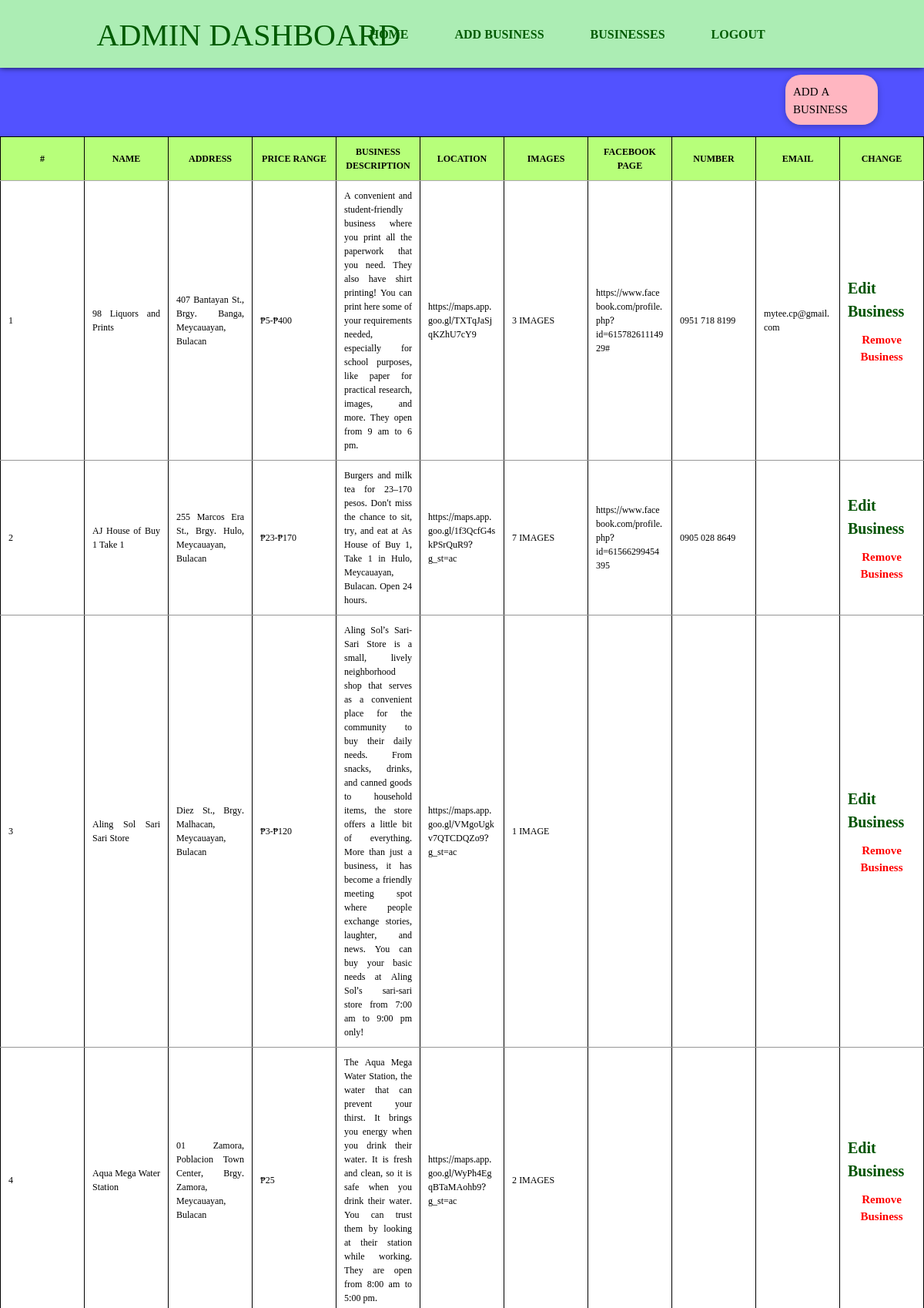
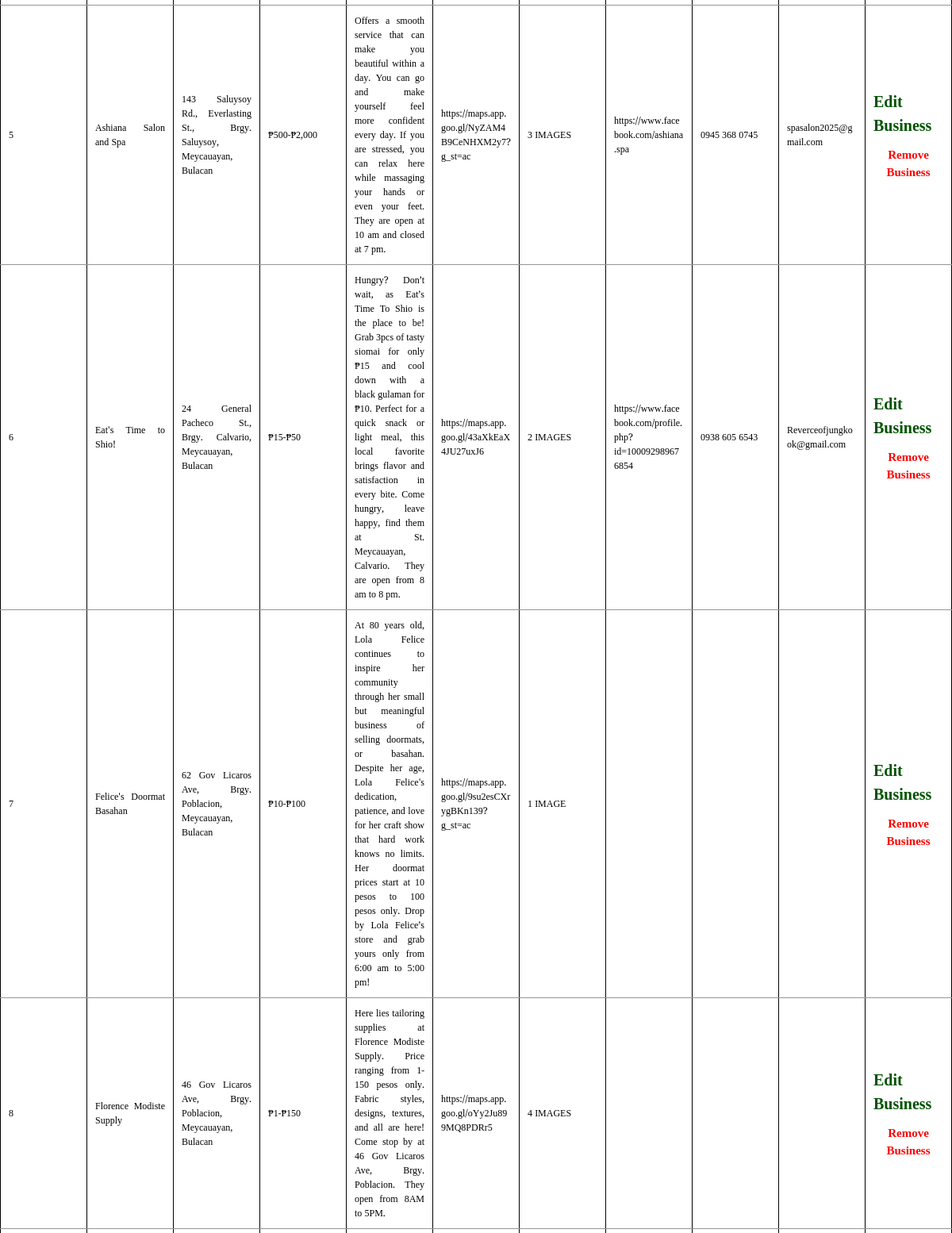
Screenshot of /admin_page.php (signed in, upper part) with the database file from the repository (2 pictures, top to bottom).
### tables this page shows
CREATE TABLE `businesses` (
  `Logo` text NOT NULL,
  `BusinessName` varchar(100) NOT NULL,
  `Address` varchar(150) NOT NULL,
  `Category` varchar(255) NOT NULL,
  `Menu` varchar(100) NOT NULL,
  `Price` varchar(100) NOT NULL,
  `BusinessDescription` text NOT NULL,
  `MAPLOCATION` text NOT NULL,
  `BusinessImage` text NOT NULL,
  `Contact` text NOT NULL,
  `Num` varchar(255) NOT NULL,
  `email` varchar(255) NOT NULL,
  `new_id` int(11) NOT NULL
);

### admin_page.php (the view, shortened to what this page needs)
<?php
require 'db_connect.php';
$result = mysqli_query($conn, "SELECT * FROM businesses ORDER BY BusinessName");
?>
<!DOCTYPE html>
<html lang="en">
<head>
    <link rel="stylesheet" href="admin_page.css">
    <link href="https://cdn.jsdelivr.net/npm/bootstrap@5.3.2/dist/css/bootstrap.min.css" rel="stylesheet">
</head>
<body>
    <header>
        <nav class="admin-nav">
            <h1>ADMIN DASHBOARD</h1>
            <ul id="admin-menu">
                <li><a href="index.php">Home</a></li>
                <li><a href="add_business.php">Add Business</a></li>
                <li><a href="browse.php">Businesses</a></li>
                <li><a href="logout.php">Logout</a></li>
            </ul>
        </nav>
    </header>
    <a class="submitbtn" href="add_business.php?">ADD A BUSINESS</a>
    <div class="admin-section">
        <table class="admin-table">
            <thead>
                <tr>
                    <th>#</th>
                    <th>NAME</th>
                    <th>ADDRESS</th>
                    <th>PRICE RANGE</th>
                    <th>BUSINESS DESCRIPTION</th>
                    <th>LOCATION</th>
                    <th>IMAGES</th>
                    <th>FACEBOOK PAGE</th>
                    <th>NUMBER</th>
                    <th>EMAIL</th>
                    <th>CHANGE</th>
                </tr>
            </thead>
            <tbody>
                <?php $i = 1;
                while ($row = mysqli_fetch_assoc($result)): ?>
                    <tr>
                        <td class="row-num"><?php echo $i++; ?></td>
                        <td class="business-name"><?php echo htmlspecialchars($row['BusinessName']); ?></td>
                        <td data-label="Address:"><?php echo htmlspecialchars($row['Address']); ?></td>
                        <td data-label="Price Range:"><?php echo htmlspecialchars($row['Price']); ?></td>
                        <td data-label="Description:"><?php echo htmlspecialchars($row['BusinessDescription']); ?></td>
                        <td data-label="Location:"><?php echo htmlspecialchars($row['MAPLOCATION']); ?></td>
                        <td data-label="Images:"><?php
                        if (!empty($row['BusinessImage'])) {
                            $paths = explode(',', $row['BusinessImage']);
                            $count = count($paths);
                            echo $count . ' IMAGE' . ($count > 1 ? 'S' : '');
                        } else {
                            echo 'No images';
                        }
                        ?></td>
                        <td data-label="Facebook:"><?php echo htmlspecialchars($row['Contact']); ?></td>
                        <td data-label="Number:"><?php echo htmlspecialchars($row['Num']); ?></td>
                        <td data-label="Email:"><?php echo htmlspecialchars($row['email']); ?></td>
                        <td class="actions">
                            <a class="edit-btn" href="edit_business.php?new_id=<?php echo $row['new_id']; ?>">Edit
                                Business</a>
                            <button class="remove-btn"
                                onClick="deleteBusiness(<?php echo $row['new_id']; ?>, '<?php echo addslashes($row['BusinessName']); ?>')">Remove
                                Business</button>
                        </td>
                    </tr>
                <?php endwhile; ?>
            </tbody>
        </table>
    </div>
</body>
</html>

### admin_page.css (style rules this page uses)
* { margin: 0; padding: 0; box-sizing: border-box; font-family: "Noto Serif Khmer", serif; }
html { scroll-behavior: smooth; scroll-padding-top: 100px; margin: 0; padding: 0; }
header { height: 82px; background: rgba(0, 0, 50, 0.1); position: sticky; top: 0; box-shadow: 0 5px 8px #000000; z-index: 99; }
body { display: flex; flex-direction: column; width: 100%; min-height: 100vh; background: linear-gradient(to bottom, rgb(82, 82, 255), rgb(82, 82, 255)); margin: 0; padding: 0; }
.admin-nav { width: 100%; margin: auto; padding: 20px; display: flex; align-items: center; justify-content: space-between; top: 0; left: 0; z-index: 1000; background-color: rgb(172, 237, 180); }
.admin-nav h1 { margin: auto; color: rgb(0, 90, 0); text-shadow: 2 2 8px #000000; }
.admin-nav #admin-menu { display: flex; flex-direction: row; align-items: center; gap: 20px; margin: 0; padding: 0; }
#admin-menu li { list-style: none; display: inline-block; margin: 0 20px; position: relative; right: 30%; }
#admin-menu li a { text-decoration: none; color: rgb(0, 90, 0); text-transform: uppercase; font-weight: bold; position: relative; }
#admin-menu li a::after { content: ''; height: 3px; width: 0%; background: rgb(0, 0, 0); position: absolute; left: 0; bottom: -5px; transition: 0.5s; }
#admin-menu { display: none; }
.admin-section { width: 100%; padding: 0; background: rgb(255, 255, 255); box-shadow: 0 4px 10px rgba(0, 0, 0, 0.15); overflow: hidden; }
.admin-table { width: 100%; border-collapse: collapse; color: rgb(0, 0, 0); font-size: 14px; table-layout: fixed; }
.admin-table th { text-align: center; border: 1px solid #000; padding: 10px; font-size: 12px; border-bottom: 1px solid #acacac; }
.admin-table td { border: 1px solid #000; padding: 10px; font-size: 12px; text-align: justify; border-bottom: 1px solid #969696; word-wrap: break-word; overflow-wrap: hidden; }
.admin-table thead { background: #b7ff7a; font-weight: bold; }
.edit-btn { color: #005300; text-decoration: none; font-size: 20px; font-weight: bold; display: flex; justify-content: center; align-items: center; }
.remove-btn { color: red; cursor: pointer; margin-top: 10px; font-size: 15px; font-weight: bold; display: flex; justify-content: center; align-items: center; border: none; background-color: transparent; }
.submitbtn { background-color: lightpink; text-decoration: none; font-size: 15px; color: #000; width: 10%; height: 20%; margin-left: 85%; margin-top: 15px; margin-bottom: 15px; padding: 10px; border-radius: 20px; cursor: pointer; box-shadow: 0 2px 8px rgba(0, 0, 0, 0.25); }

### rows the page displays
businesses: BusinessName "98 Liquors and Prints", Address "407 Bantayan St., Brgy. Banga, Meycauayan, Bulacan", Price "₱5-₱400", BusinessDescription "A convenient and student-friendly business where you print all the paperwork that you need. They also have shirt printing! You can print here some of your requirements needed, especially for school purposes, like paper for practical research, images, and more. They open from 9 am to 6 pm.", MAPLOCATION "https://maps.app.goo.gl/TXTqJaSjqKZhU7cY9", BusinessImage "3", Contact "https://www.facebook.com/profile.php?id=61578261114929#", Num "0951 718 8199", email "mytee.cp@gmail.com"
businesses: BusinessName "AJ House of Buy 1 Take 1", Address "255 Marcos Era St., Brgy. Hulo, Meycauayan, Bulacan", Price "₱23-₱170", BusinessDescription "Burgers and milk tea for 23–170 pesos. Don't miss the chance to sit, try, and eat at As House of Buy 1, Take 1 in Hulo, Meycauayan, Bulacan. Open 24 hours.", MAPLOCATION "https://maps.app.goo.gl/1f3QcfG4skPSrQuR9?g_st=ac", BusinessImage "7", Contact "https://www.facebook.com/profile.php?id=61566299454395", Num "0905 028 8649"
businesses: BusinessName "Aling Sol Sari Sari Store", Address "Diez St., Brgy. Malhacan, Meycauayan, Bulacan", Price "₱3-₱120", BusinessDescription "Aling Sol’s Sari-Sari Store is a small, lively neighborhood shop that serves as a convenient place for the community to buy their daily needs. From snacks, drinks, and canned goods to household items, the store offers a little bit of everything. More than just a business, it has become a friendly meeting spot where people exchange stories, laughter, and news. You can buy your basic needs at Aling Sol’s sari-sari store from 7:00 am to 9:00 pm only!", MAPLOCATION "https://maps.app.goo.gl/VMgoUgkv7QTCDQZo9?g_st=ac", BusinessImage "1"
businesses: BusinessName "Aqua Mega Water Station", Address "01 Zamora, Poblacion Town Center, Brgy. Zamora, Meycauayan, Bulacan", Price "₱25", BusinessDescription "The Aqua Mega Water Station, the water that can prevent your thirst. It brings you energy when you drink their water. It is fresh and clean, so it is safe when you drink their water. You can trust them by looking at their station while working. They are open from 8:00 am to 5:00 pm.", MAPLOCATION "https://maps.app.goo.gl/WyPh4EgqBTaMAohb9?g_st=ac", BusinessImage "2"
businesses: BusinessName "Ashiana Salon and Spa", Address "143 Saluysoy Rd., Everlasting St., Brgy. Saluysoy, Meycauayan, Bulacan", Price "₱500-₱2,000", BusinessDescription "Offers a smooth service that can make you beautiful within a day. You can go and make yourself feel more confident every day. If you are stressed, you can relax here while massaging your hands or even your feet. They are open at 10 am and closed at 7 pm.", MAPLOCATION "https://maps.app.goo.gl/NyZAM4B9CeNHXM2y7?g_st=ac", BusinessImage "3", Contact "https://www.facebook.com/ashiana.spa", Num "0945 368 0745", email "spasalon2025@gmail.com"
businesses: BusinessName "Eat's Time to Shio!", Address "24 General Pacheco St., Brgy. Calvario, Meycauayan, Bulacan", Price "₱15-₱50", BusinessDescription "Hungry? Don’t wait, as Eat’s Time To Shio is the place to be! Grab 3pcs of tasty siomai for only ₱15 and cool down with a black gulaman for ₱10. Perfect for a quick snack or light meal, this local favorite brings flavor and satisfaction in every bite. Come hungry, leave happy, find them at St. Meycauayan, Calvario. They are open from 8 am to 8 pm.", MAPLOCATION "https://maps.app.goo.gl/43aXkEaX4JU27uxJ6", BusinessImage "2", Contact "https://www.facebook.com/profile.php?id=100092989676854", Num "0938 605 6543", email "Reverceofjungkook@gmail.com"
businesses: BusinessName "Felice's Doormat Basahan", Address "62 Gov Licaros Ave, Brgy. Poblacion, Meycauayan, Bulacan", Price "₱10-₱100", BusinessDescription "At 80 years old, Lola Felice continues to inspire her community through her small but meaningful business of selling doormats, or basahan. Despite her age, Lola Felice's dedication, patience, and love for her craft show that hard work knows no limits. Her doormat prices start at 10 pesos to 100 pesos only. Drop by Lola Felice’s store and grab yours only from 6:00 am to 5:00 pm!", MAPLOCATION "https://maps.app.goo.gl/9su2esCXrygBKn139?g_st=ac", BusinessImage "1"
businesses: BusinessName "Florence Modiste Supply", Address "46 Gov Licaros Ave, Brgy. Poblacion, Meycauayan, Bulacan", Price "₱1-₱150", BusinessDescription "Here lies tailoring supplies at Florence Modiste Supply. Price ranging from 1-150 pesos only. Fabric styles, designs, textures, and all are here! Come stop by at 46 Gov Licaros Ave, Brgy. Poblacion. They open from 8AM to 5PM.", MAPLOCATION "https://maps.app.goo.gl/oYy2Ju899MQ8PDRr5", BusinessImage "4"
